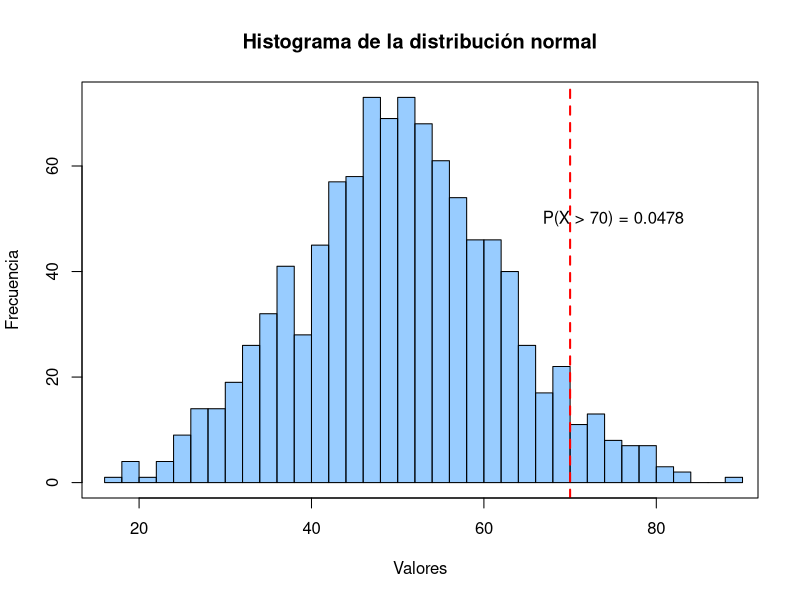

The R script that drew this image:
#EJERCICIO 6
media <- 50
desviacion_estandar <- 12
set.seed(123) 
muestra <- rnorm(1000, mean = media, sd = desviacion_estandar)
prob_menor_70 <- pnorm(70, mean = media, sd = desviacion_estandar)
prob_mayor_70 <- 1 - prob_menor_70
cat("La probabilidad de que un valor sea mayor que 70 es:", prob_mayor_70, "\n")
hist(muestra, breaks = 30, col = rgb(0.2, 0.6, 1, 0.5), 
     xlim = c(min(muestra), max(muestra)), 
     main = "Histograma de la distribución normal",
     xlab = "Valores", ylab = "Frecuencia", border = "black")
abline(v = 70, col = "red", lwd = 2, lty = 2)
text(75, 50, labels = paste("P(X > 70) =", round(prob_mayor_70, 4)), col = "black")
x_values <- seq(70, max(muestra), length.out = 100)
y_values <- dnorm(x_values, mean = media, sd = desviacion_estandar)
polygon(c(x_values, max(muestra)), c(y_values, 0), col = rgb(1, 0, 0, 0.3), border = NA)
box()
